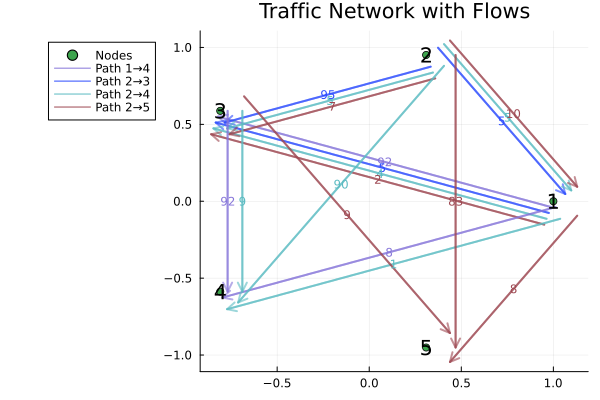

Reproduce this figure in Julia.
using JuMP
using Ipopt
using Plots
using Random

Random.seed!(42)

# Example data for nodes (V), arcs (A), and demands (K)
n_nodes = 5
V = 1:n_nodes  # Nodes
A = [(i, j) for i in 1:n_nodes for j in 1:n_nodes if i != j]  # Arcs
K = [(1, 4), (2, 3), (2, 4), (2, 5)]  # Origin-destination pairs
d = 100*ones(length(K))  # Demand for each origin-destination pair

# Free flow travel time for each arc (FFTi) and congestions u_ij
FFTi = Dict{Tuple{Int, Int}, Float64}()
u = Dict{Tuple{Int, Int}, Float64}()

for arc in A
    FFTi[arc] = rand(1:10)  # Random travel time between 1 and 10
    u[arc] = rand(80:120)  # Random congestion threshold between 80 and 120
end

# Create the optimization model
model = Model(Ipopt.Optimizer)

# Define variables: x[k,i,j] for each demand pair (k) and arc (i,j)
@variable(model, x[1:length(K), 1:length(A)] >= 0)

# Objective: Minimize total travel time
@objective(model, Min, sum(FFTi[A[j]] * sum(x[k, j] for k in 1:length(K)) for j in 1:length(A)))

# Flow conservation constraints
for k in 1:length(K)
    s_k, t_k = K[k]
    for i in V
        if i == s_k
            @constraint(model, sum(x[k, j] for j in 1:length(A) if A[j][1] == i) - sum(x[k, j] for j in 1:length(A) if A[j][2] == i) == d[k])
        elseif i == t_k
            @constraint(model, sum(x[k, j] for j in 1:length(A) if A[j][1] == i) - sum(x[k, j] for j in 1:length(A) if A[j][2] == i) == -d[k])
        else
            @constraint(model, sum(x[k, j] for j in 1:length(A) if A[j][1] == i) - sum(x[k, j] for j in 1:length(A) if A[j][2] == i) == 0)
        end
    end
end

# Congestion threshold constraints
for j in 1:length(A)
    @constraint(model, sum(x[k, j] for k in 1:length(K)) <= u[A[j]])
end

# Solve the model
optimize!(model)

# Extract results
x_opt = value.(x)

# Print results
for k in 1:length(K)
    println("Traffic flow for demand pair $(K[k]):")
    for j in 1:length(A)
        println("Arc $(A[j]): $(x_opt[k, j]) cars")
    end
end


# Plot the traffic network with flows
theta = 2 * π * (0:n_nodes-1) / n_nodes
x_plot = 1 * cos.(theta)
y_plot = 1 * sin.(theta)

arc_plot = [(x_plot[i], x_plot[j], y_plot[i], y_plot[j]) for (i, j) in A]

# Generate a list of colors based on the number of demand pairs
colors = [RGB(rand(), rand(), rand()) for _ in 1:length(K)]

# Function to slightly shift points for better visualization
function shift_points(x1, y1, x2, y2, shift_factor)
    dx = x2 - x1
    dy = y2 - y1
    dist = sqrt(dx^2 + dy^2)
    shift_x = -dy / dist * shift_factor
    shift_y = dx / dist * shift_factor
    return (x1 + shift_x, y1 + shift_y, x2 + shift_x, y2 + shift_y)
end

plot()
for j in 1:length(A)
    x1, x2, y1, y2 = arc_plot[j]
    for k in 1:length(K)
        flow = x_opt[k, j]
        if flow > 0
            sx1, sy1, sx2, sy2 = shift_points(x1, y1, x2, y2, 0.04 * k)
            plot!([sx1, sx2], [sy1, sy2], arrow=:arrow, label="",
                color=colors[k], linewidth=2,# + flow/50,
                alpha=0.6)
            mid_x = (sx1 + sx2) / 2
            mid_y = (sy1 + sy2) / 2
            annotate!(mid_x, mid_y, text("$(round(Int64,flow))", 8, colors[k]))
        end
    end
end

scatter!(x_plot, y_plot, label="Nodes", legend=:outertopleft)
annotate!(x_plot, y_plot, string.(V))
for k in 1:length(K)
    label = "Path $(K[k][1])→$(K[k][2])"
    plot!([], [], color=colors[k], label=label)
end

title!("Traffic Network with Flows")
savefig("traffic_problem.svg")